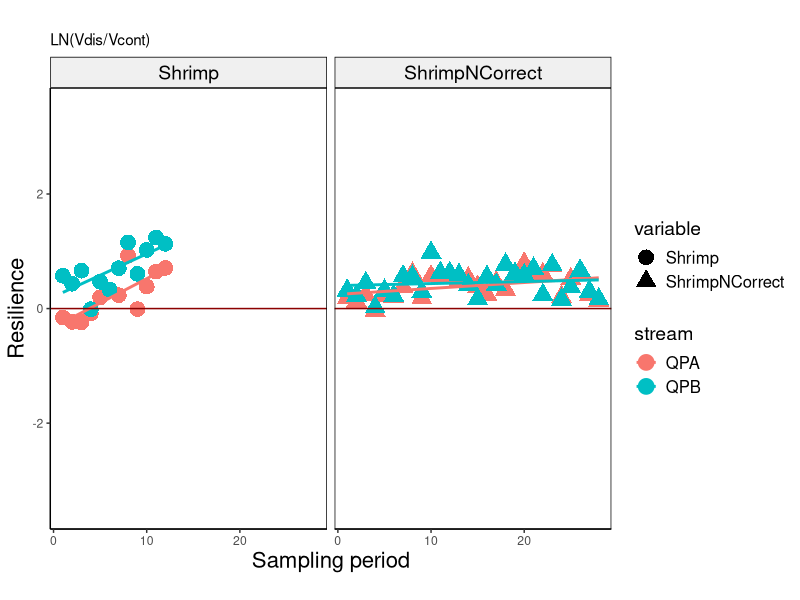
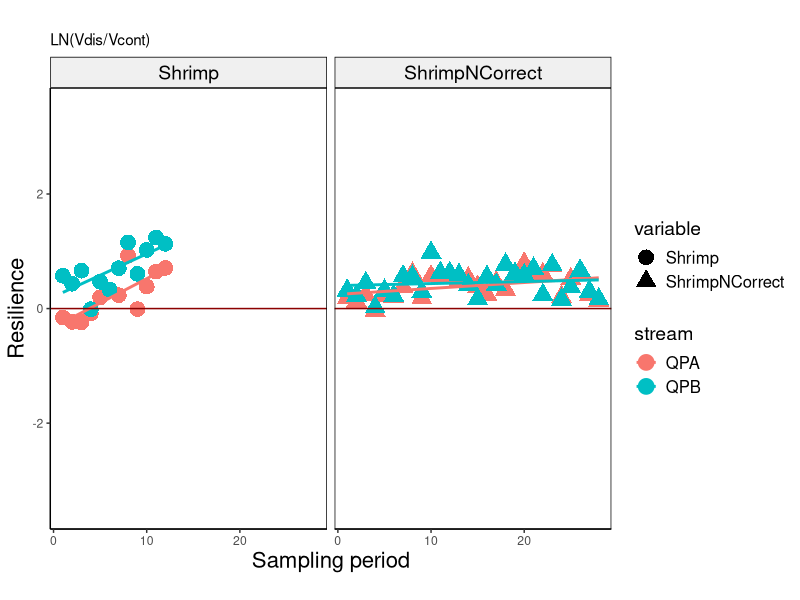

Source code (R) for these figures, in order: (Note: this script raises an error after producing the figures.)




#--------------------------------------------
# Shrimp no corrected
# 21 May 2020
#PEGF
#--------------------------------------------
#

library(modelr)
library(ggplot2)
library(dplyr)
library(patchwork)

ShrimpNC<- read.csv("6 ShrimpNOCorrected.csv")
ShrimpNC


# Lm QPA Leaf Litter ------------------------------------------------------

ShrimpNC <- ShrimpNC %>% select(TimeCHLA, QPAShrimpLog, QPBShrimpLog)
ShrimpNC <- na.omit(ShrimpNC)
ShrimpNC

QPAShrimpNC.mod  <- lm(QPAShrimpLog ~ TimeCHLA, na.action=na.omit, data=ShrimpNC)
summary(QPAShrimpNC.mod)

ShrimpNC$QPAresid<- QPAShrimpNC.mod$resid
ShrimpNC

1/apply(ShrimpNC, 2, sd)



# Shrimp QPB --------------------------------------------------------------


QPBShrimpNC.mod  <- lm(QPBShrimpLog ~ TimeCHLA, na.action=na.omit, data=ShrimpNC)
summary(QPBShrimpNC.mod)

ShrimpNC$QPBresid<- QPBShrimpNC.mod$resid
ShrimpNC

1/apply(ShrimpNC, 2, sd)





# Graph Shrimp vs Shrimp no corrected -------------------------------------



Sregression<- read.csv("6 Shrimp regressions.csv")
Sregression

RegressionS <- ggplot(Sregression, aes(Time, 
                                     value, 
                                     shape= variable , 
                                     col = stream)) + 
  geom_point(size = 5) +
  geom_smooth(method = 'lm', se = F,  aes(color=stream)) + #, alpha = .15, aes(fill = stream)) +
  
  
  xlab('Sampling period') + ylab("Resilience") + 
  theme(axis.title.x = element_text(size = 16, angle = 0)) +# axis x
  theme(axis.title.y = element_text(size = 16, angle = 90)) +
  
  theme(legend.title = element_text(color = "black", size = 14),  # Legend
        legend.text = element_text(color = "black", size = 12)) +
  
  geom_hline(yintercept = 0, color="darkred") +
  
  theme(panel.grid.major = element_blank(), panel.grid.minor = element_blank(),
        panel.background = element_blank(), axis.line = element_line(colour = "black")) +
  theme(panel.border = element_rect(colour = "black", fill=NA, size=0.5)) +
  
  labs(title="", subtitle="LN(Vdis/Vcont)",fill="", caption="") +
  
  ylim(-3.5,3.5) +
  
  theme(strip.text.x  = element_text(size = 14, colour = "black", angle = 0)) +
  theme(strip.background = element_rect(colour = "black", fill = "grey94")) +
  
  facet_grid(~ variable)
# facet_wrap(. ~ variable)
RegressionS
RegressionS + ggsave("RegressionSrimp.jpeg", width=10, height=6,dpi=600)
